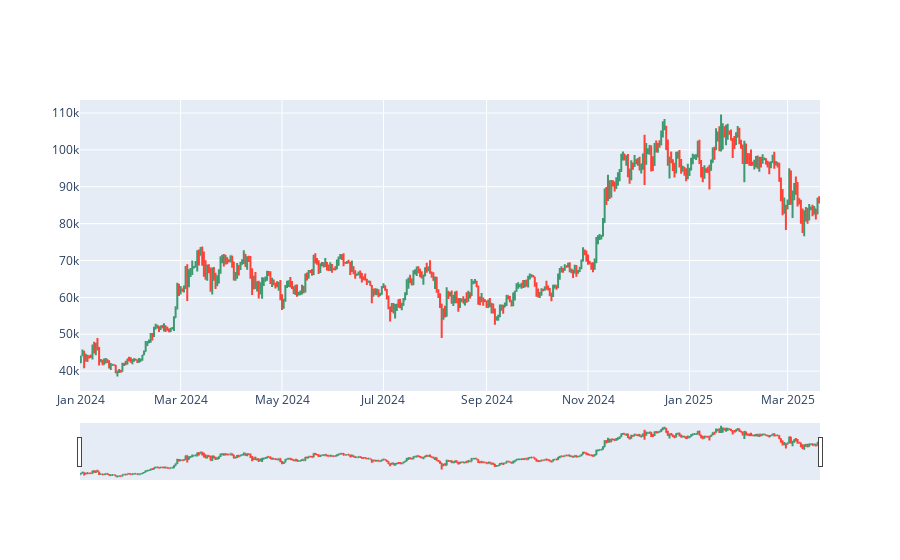

Source (notebook cell):
### Code cell
import plotly.graph_objects as go 
from datetime import datetime

fig = go.Figure(data = [go.Ohlc(
    x = df['datetime'], 
    open = df['open'], 
    high = df['high'], 
    low = df['low'],
    close = df['close'])])

fig.show()

### Figure 1 — Plotly figure (JSON) as saved in the notebook; plotly's stock layout.template omitted (floating-point values rounded to 4 significant figures; data arrays with more than 128 entries replaced by an {"elided": "..."} marker saying what was removed)
{"data": [{"close": {"elided": "445 float values"}, "high": {"elided": "445 float values"}, "low": {"elided": "445 float values"}, "open": {"elided": "445 float values"}, "type": "ohlc", "x": {"elided": "445 str values"}}], "layout": {}}
